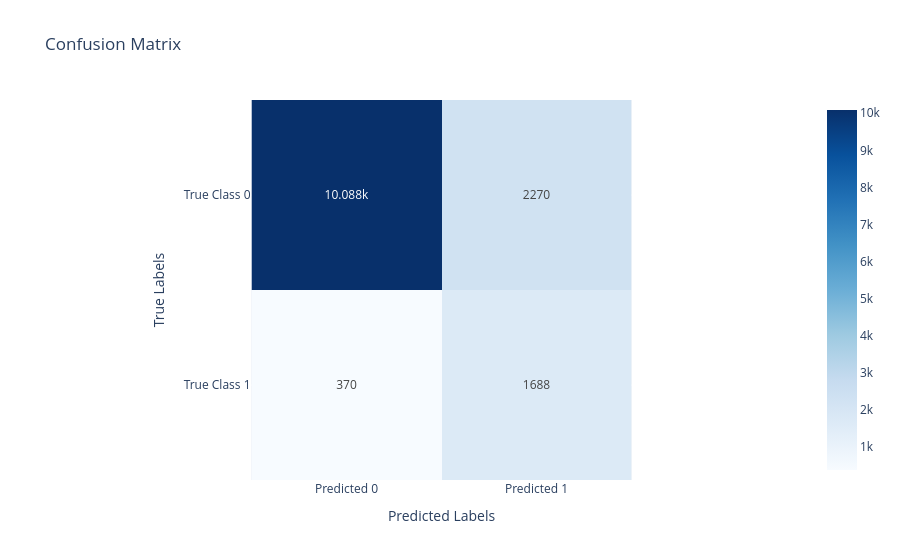

Notebook source saved alongside this figure:
### Code cell
lr_visualizer.plot_confusion_matrix()

### Figure 1 — Plotly figure (JSON) as saved in the notebook; plotly's stock layout.template omitted (floating-point values rounded to 4 significant figures)
{"data": [{"coloraxis": "coloraxis", "name": "0", "texttemplate": "%{z}", "x": ["Predicted 0", "Predicted 1"], "y": ["True Class 0", "True Class 1"], "z": [[10088, 2270], [370, 1688]], "type": "heatmap", "xaxis": "x", "yaxis": "y", "hovertemplate": "x: %{x}<br>y: %{y}<br>color: %{z}<extra></extra>"}], "layout": {"xaxis": {"anchor": "y", "domain": [0.0, 1.0], "scaleanchor": "y", "constrain": "domain", "title": {"text": "Predicted Labels"}}, "yaxis": {"anchor": "x", "domain": [0.0, 1.0], "autorange": "reversed", "constrain": "domain", "title": {"text": "True Labels"}}, "coloraxis": {"colorscale": [[0.0, "rgb(247,251,255)"], [0.125, "rgb(222,235,247)"], [0.25, "rgb(198,219,239)"], [0.375, "rgb(158,202,225)"], [0.5, "rgb(107,174,214)"], [0.625, "rgb(66,146,198)"], [0.75, "rgb(33,113,181)"], [0.875, "rgb(8,81,156)"], [1.0, "rgb(8,48,107)"]]}, "title": {"text": "Confusion Matrix"}, "showlegend": false}}
